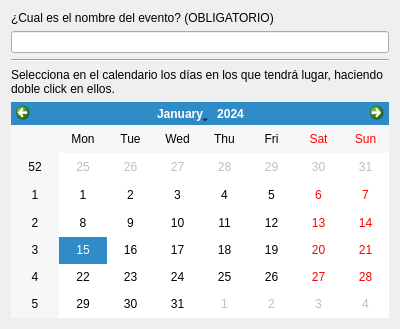
<?xml version="1.0" encoding="UTF-8"?>
<ui version="4.0">
 <class>WEventoPaginaInicial</class>
 <widget class="QWizardPage" name="WEventoPaginaInicial">
  <property name="geometry">
   <rect>
    <x>0</x>
    <y>0</y>
    <width>400</width>
    <height>329</height>
   </rect>
  </property>
  <property name="windowTitle">
   <string>WizardPage</string>
  </property>
  <property name="title">
   <string>¡Bienvenido al asistente MyAcolito para nuevos eventos!</string>
  </property>
  <property name="subTitle">
   <string>Por favor, introduce el nombre del evento y selecciona los días en los que tendrá lugar.</string>
  </property>
  <layout class="QVBoxLayout" name="verticalLayout">
   <item>
    <layout class="QVBoxLayout" name="verticalLayout_2">
     <item>
      <widget class="QLabel" name="label_3">
       <property name="text">
        <string>¿Cual es el nombre del evento? (OBLIGATORIO)</string>
       </property>
      </widget>
     </item>
     <item>
      <widget class="QLineEdit" name="nombreLineEdit"/>
     </item>
    </layout>
   </item>
   <item>
    <widget class="Line" name="line_3">
     <property name="orientation">
      <enum>Qt::Horizontal</enum>
     </property>
    </widget>
   </item>
   <item>
    <layout class="QVBoxLayout" name="verticalLayout_3">
     <item>
      <widget class="QLabel" name="label_4">
       <property name="text">
        <string>Selecciona en el calendario los días en los que tendrá lugar, haciendo doble click en ellos.</string>
       </property>
       <property name="scaledContents">
        <bool>false</bool>
       </property>
       <property name="wordWrap">
        <bool>true</bool>
       </property>
      </widget>
     </item>
     <item>
      <widget class="CalendarioSeleccion" name="calendarWidget"/>
     </item>
    </layout>
   </item>
  </layout>
 </widget>
 <customwidgets>
  <customwidget>
   <class>CalendarioSeleccion</class>
   <extends>QCalendarWidget</extends>
   <header>calendarioseleccion.h</header>
  </customwidget>
 </customwidgets>
 <resources/>
 <connections/>
</ui>
